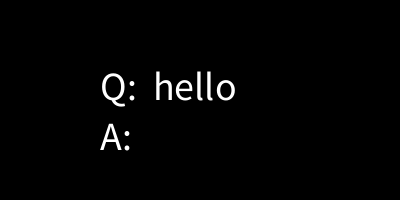
Frame 1 (no input)
Frame 60 (the mouse pressed at the canvas centre just before this capture): identical to frame 1, image omitted
Frame 120 (the mouse held since frame 60 and released just before this capture): identical to frame 1, image omitted

The Processing sketch that drew this single still picture (run headless with seeded random() and noise(); from frame 60 on, the mouse is pressed at the canvas centre):

// Processing sketch: week17_3
// ── week17_3.pde
void setup()
{
  size(400,200);
  textSize(40);
}

String line = "";
String Q = "hello";

void draw()
{//每秒60次
  background(0);
  text( "Q:  "+Q,     100,100);
  text( "A:  "+line,  100,150);
}

void keyPressed()
{
  line = line + key;  // key:有意義的按鍵
}
